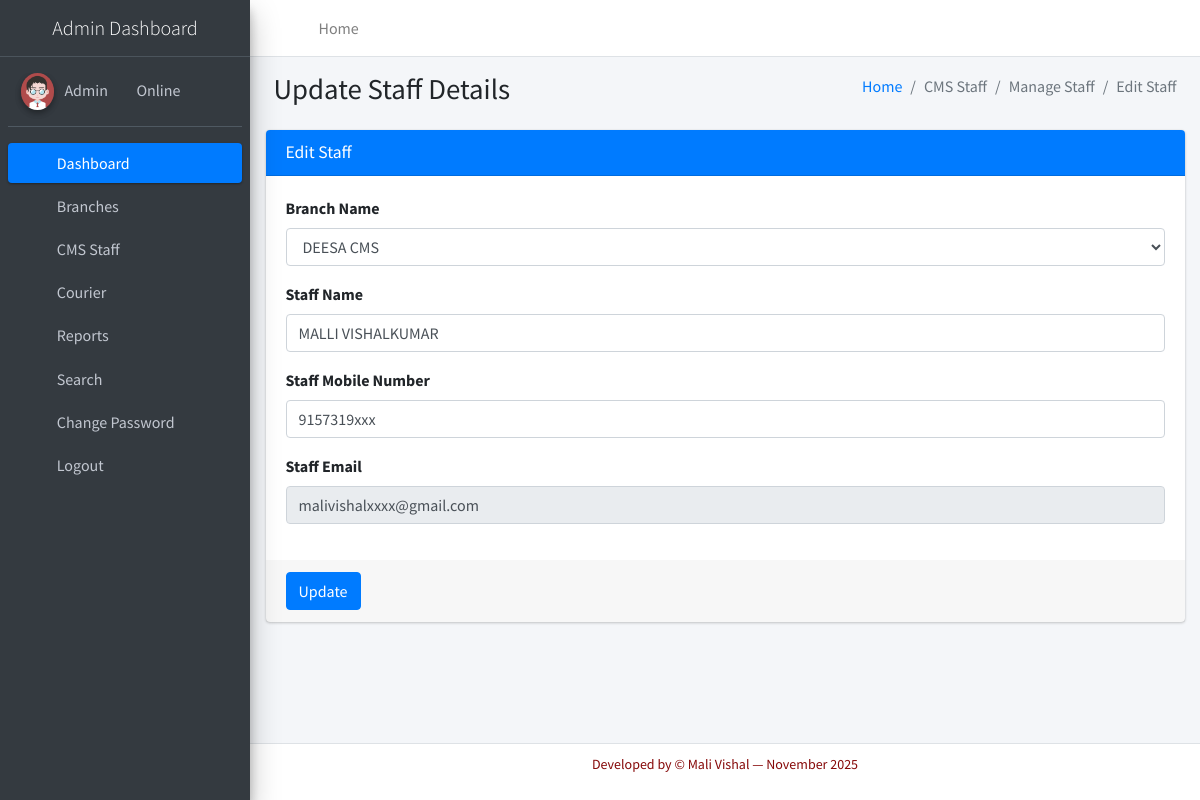
The app's page /editStaff/5 (signed in) with its own data.
### courier/models.py (models this page shows, shortened)
class Staff(models.Model):
    user = models.ForeignKey(User, on_delete=models.CASCADE, null=True)
    branch = models.ForeignKey(Branch, on_delete=models.CASCADE, null=True)
    StaffMobilenumber = models.CharField(max_length=12, null=True)
    status = models.CharField(max_length=150, null=True)
    StaffRegdate = models.DateTimeField(auto_now_add=True)

class Branch(models.Model):
    BranchName = models.CharField(max_length=250, null=True)
    BranchContactnumber = models.CharField(max_length=12, null=True)
    BranchEmail = models.CharField(max_length=50, null=True)
    BranchAddress = models.CharField(max_length=200, null=True)
    BranchCity = models.CharField(max_length=150, null=True)
    BranchState = models.CharField(max_length=150, null=True)
    BranchPincode = models.CharField(max_length=6, null=True)
    BranchCountry = models.CharField(max_length=200, null=True)

### courier/views.py (the view, shortened to what this page needs)
# urls.py: path('editStaff/<int:pid>', editStaff, name='editStaff'),
def editStaff(request,pid):
    if not request.user.is_authenticated:
        return redirect('admin_login')
    branch = Branch.objects.all()
    staff = Staff.objects.get(id=pid)
    error = ""
    return render(request, 'admin/editStaff.html', locals())

### courier/templates/admin/editStaff.html (shortened to what this page needs)
{% extends 'adminNavbar.html' %}
{% block main %}
{% load static %}
<section class="content">
    <div class="content-header">
        <div class="container-fluid">
            <div class="row mb-2">
                <div class="col-sm-6">
                    <h1 class="m-0">Update Staff Details</h1>
                </div>
                <div class="col-sm-6">
                    <ol class="breadcrumb float-sm-right">
                        <li class="breadcrumb-item"><a href="{% url 'dashboard' %}">Home</a></li>
                        <li class="breadcrumb-item active">CMS Staff</li>
                        <li class="breadcrumb-item active">Manage Staff</li>
                        <li class="breadcrumb-item active">Edit Staff</li>
                    </ol>
                </div>
            </div>
        </div>
    </div>
    <div class="container-fluid">
        <div class="row">
            <div class="col-md-12">
                <div class="card card-primary">
                    <div class="card-header">
                        <h3 class="card-title">Edit Staff</h3>
                    </div>
                    <form method="post">
                        <div class="card-body">
                            <div class="form-group">
                                <label>Branch Name</label>
                                <select name="branch" class="form-control" required>
                                  <option value="{{staff.branch.id}}">{{staff.branch.BranchName}}</option>
                                </select>
                            </div>
                            <div class="form-group">
                                <label>Staff Name</label>
                                <input type="text" name="firstName" class="form-control" value="{{staff.user.first_name}}">
                            </div>
                            <div class="form-group">
                                <label>Staff Mobile Number</label>
                                <input type="text" name="StaffMobilenumber" class="form-control" value="{{staff.StaffMobilenumber}}">
                            </div>
                            <div class="form-group">
                                <label>Staff Email</label>
                                <input type="email" name="emailid" class="form-control" value="{{staff.user.username}}" readonly>
                            </div>
                        </div>
                        <div class="card-footer">
                            <button type="submit" class="btn btn-primary">Update</button>
                        </div>
                    </form>
                </div>
            </div>
        </div>
    </div>
    </div>
{% endblock %}

### records on screen
Staff: branch "DEESA CMS", firstName "MALLI VISHALKUMAR", StaffMobilenumber "9157319xxx", emailid "malivishalxxxx@gmail.com"
